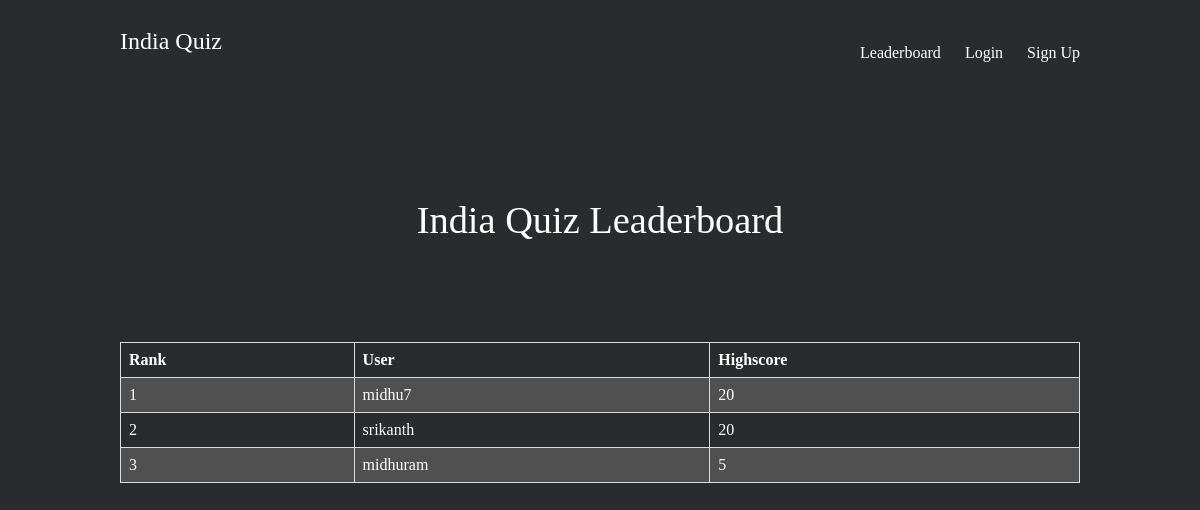
Before: /quiz/leaderboard with the older database file.
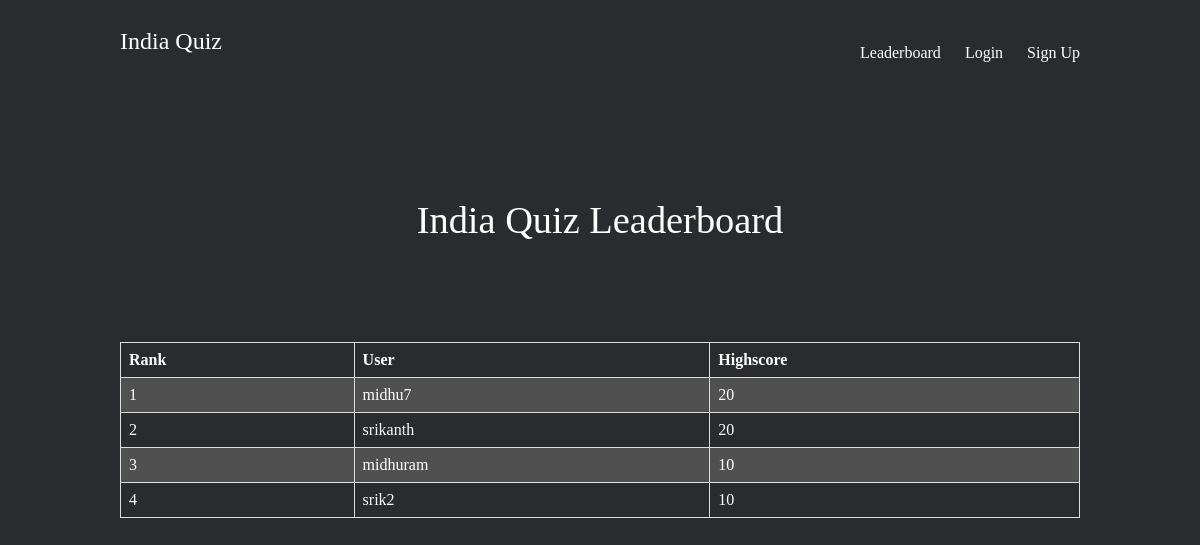
After: the same page with the newer database file.
### quiz/models.py (models this page shows, shortened)
class Highscore(models.Model):
    user = models.ForeignKey(User, on_delete=models.SET_NULL, null=True)
    highscore = models.IntegerField(default = 0)
    class Meta:
        ordering = ['-highscore']

### quiz/views.py (the view)
# urls.py: path('leaderboard',views.leaderboard, name = 'leaderboard'),
def leaderboard(request):
    data = Highscore.objects.all()
    return render(request, 'quiz/leaderboard.html',{'data':data})

### quiz/templates/quiz/leaderboard.html
{% extends 'base_layout.html' %}
{% block content %}
<h1>India Quiz Leaderboard</h1>
<table class="css-serial">
    <tr>
        <th>Rank</th>
        <th>User</th>
        <th>Highscore</th>
    </tr>
{% for topscore in data %}
    <tr>
        <td></td>
        <td>{{topscore.user.username}}</td>
        <td>{{topscore.highscore}}</td>
    </tr>
{% endfor %}
</table>
{% endblock %}

### templates/base_layout.html (shortened to what this page needs)
{% load static %}
<!DOCTYPE html>
<html lang="en">
<head>
    <link rel="stylesheet" href="{% static 'styles.css' %}">
</head>
<body>
    <header class="wrapper">
        <h2><a href="{% url 'home' %}">India Quiz</a></h2>
        <nav>
            <ul>
                <li><a href="{% url 'quiz:leaderboard' %}">Leaderboard</a></li>
                {% if user.is_authenticated %}
                <li>
                    <form action="{% url 'accounts:logout' %}" method="post">
                        {% csrf_token %}
                        <button type="submit">Logout</button>
                    </form>
                </li>
                <li id = "user">{{user}}</li>
                {% else %}
                <li><a href="{% url 'accounts:login' %}">Login</a></li>
                <li><a href="{% url 'accounts:signup' %}">Sign Up</a></li>
                {% endif %}
            </ul>
        </nav>
    </header>
    <div class="wrapper">
        {% block content %}
        {% endblock %}
    </div>
</body>
</html>

### assets/styles.css (style rules this page uses)
body { background-color: #2a2b2e; color: #fff; }
body * { font-family: Ubuntu; }
h1, h2, h3, h4, h5 { font-weight: normal; margin: 0; }
a, a:hover, a:visited { color: #fff; text-decoration: none; }
.wrapper { max-width: 960px; margin: 0 auto; }
div.wrapper > h1 { text-align: center; margin: 100px auto; font-size: 2.4em }
header { display: grid; grid-template-columns: 1fr 1fr; padding: 20px 0; }
nav { justify-self: end; }
nav li { display: inline-block; list-style-type: none; margin-left: 20px; }
table { font-family: arial, sans-serif; border-collapse: collapse; width: 100%; }
td, th { border: 1px solid #dddddd; text-align: left; padding: 8px; }
tr:nth-child(even) { background-color: #505050; }
.css-serial { counter-reset: serial-number; }
.css-serial td:first-child:before { counter-increment: serial-number; content: counter(serial-number); }

Changed rows visible on the page:
changed Highscore "midhuram": highscore "5" → "10"
added Highscore: user.username "srik2", highscore "10"
